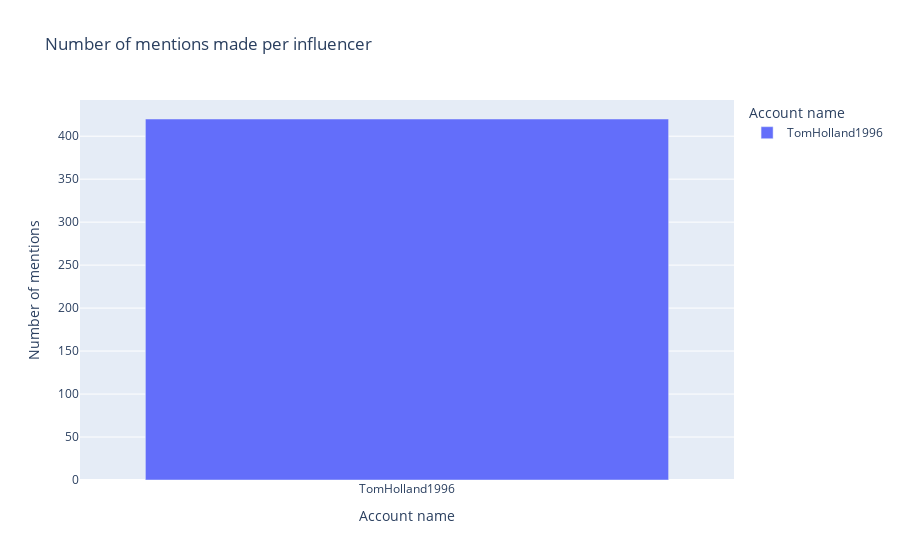

The notebook cell saved with this chart:
### Code cell
# sum the number of mentions per account
count_of_mentions = timeline_df_RT.groupby('author').agg(count=('count_of_mentions', 'sum')).reset_index()

status_count_count_bar_graph = px.bar(
    count_of_mentions,
    x='author',
    y='count',
    labels={
        'author': 'Account name',
        'count': 'Number of mentions'
    },
    title='Number of mentions made per influencer',
    hover_data=['author'],
    color='author'
)

status_count_count_bar_graph.show()

### Figure 1 — Plotly figure (JSON) as saved in the notebook; plotly's stock layout.template omitted (floating-point values rounded to 4 significant figures)
{"data": [{"alignmentgroup": "True", "hovertemplate": "Account name=%{x}<br>Number of mentions=%{y}<extra></extra>", "legendgroup": "TomHolland1996", "marker": {"color": "#636efa", "pattern": {"shape": ""}}, "name": "TomHolland1996", "offsetgroup": "TomHolland1996", "orientation": "v", "showlegend": true, "textposition": "auto", "type": "bar", "x": ["TomHolland1996"], "xaxis": "x", "y": [420], "yaxis": "y"}], "layout": {"barmode": "relative", "legend": {"title": {"text": "Account name"}, "tracegroupgap": 0}, "title": {"text": "Number of mentions made per influencer"}, "xaxis": {"anchor": "y", "categoryarray": ["TomHolland1996"], "categoryorder": "array", "domain": [0, 1], "title": {"text": "Account name"}}, "yaxis": {"anchor": "x", "domain": [0, 1], "title": {"text": "Number of mentions"}}}}
